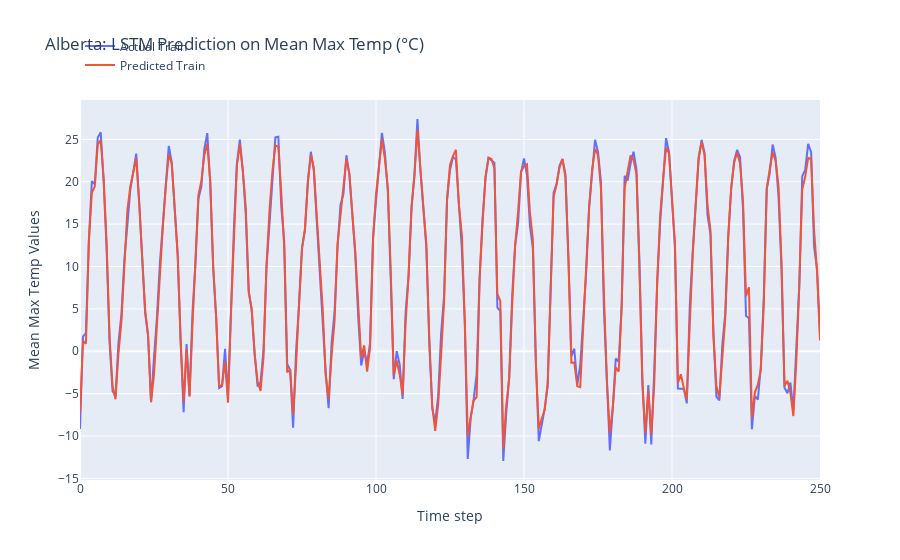

Write notebook code for a chart like this one.
### Code cell
# invert predictions
train_predict = scaler_2.inverse_transform(train_predict)
print('train_predict:', train_predict.shape)

# invert y_train
y_train_scaled_inversed = scaler_2.inverse_transform(y_train_scaled)
print('y_train_scaled_inversed:', y_train_scaled_inversed.shape)

print('Train Mean Absolute Error:', mean_absolute_error(y_train, train_predict))
print('Train Root Mean Squared Error:',np.sqrt(mean_squared_error(y_train, train_predict)))

# plot the actual and predicted values for test data
trace1 = go.Scatter(x=np.arange(len(y_train)), y=y_train.flatten(), mode='lines', name='Actual Train')
trace2 = go.Scatter(x=np.arange(len(train_predict)), y=train_predict.flatten(), mode='lines', name='Predicted Train')

# Create layout
layout = go.Layout(
    title='Alberta: LSTM Prediction on Mean Max Temp (°C)',
    xaxis=dict(title='Time step'),
    yaxis=dict(title='Mean Max Temp Values'),
    legend=dict(x=0, y=1.18)
)

# Create figure
fig = go.Figure(data=[trace1, trace2], layout=layout)

# Show plot
fig.show()

### Figure 1 — Plotly figure (JSON) as saved in the notebook; plotly's stock layout.template omitted (floating-point values rounded to 4 significant figures; data arrays with more than 128 entries replaced by an {"elided": "..."} marker saying what was removed)
{"data": [{"mode": "lines", "name": "Actual Train", "type": "scatter", "x": {"elided": "251 int values"}, "y": {"elided": "251 float values"}}, {"mode": "lines", "name": "Predicted Train", "type": "scatter", "x": {"elided": "251 int values"}, "y": {"elided": "251 float values"}}], "layout": {"legend": {"x": 0, "y": 1.18}, "title": {"text": "Alberta: LSTM Prediction on Mean Max Temp (°C)"}, "xaxis": {"title": {"text": "Time step"}}, "yaxis": {"title": {"text": "Mean Max Temp Values"}}}}
